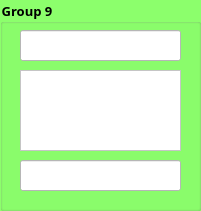
   <widget class="QGroupBox" name="groupBox_11">
    <property name="geometry">
     <rect>
      <x>760</x>
      <y>250</y>
      <width>201</width>
      <height>211</height>
     </rect>
    </property>
    <property name="font">
     <font>
      <family>Mongolian Baiti</family>
      <pointsize>10</pointsize>
      <weight>75</weight>
      <bold>true</bold>
     </font>
    </property>
    <property name="styleSheet">
     <string notr="true">background-color: rgb(140, 255, 108);
boder-radius: 10px;</string>
    </property>
    <property name="title">
     <string>Group 1</string>
    </property>
    <widget class="QLineEdit" name="lineEdit_27">
     <property name="geometry">
      <rect>
       <x>20</x>
       <y>30</y>
       <width>161</width>
       <height>31</height>
      </rect>
     </property>
     <property name="styleSheet">
      <string notr="true">background-color: rgb(255, 255, 255);</string>
     </property>
    </widget>
    <widget class="QTextEdit" name="textEdit_14">
     <property name="geometry">
      <rect>
       <x>20</x>
       <y>70</y>
       <width>161</width>
       <height>81</height>
      </rect>
     </property>
     <property name="styleSheet">
      <string notr="true">background-color: rgb(255, 255, 255);</string>
     </property>
     <property name="html">
      <string>&lt;!DOCTYPE HTML PUBLIC &quot;-//W3C//DTD HTML 4.0//EN&quot; &quot;http://www.w3.org/TR/REC-html40/strict.dtd&quot;&gt;
&lt;html&gt;&lt;head&gt;&lt;meta name=&quot;qrichtext&quot; content=&quot;1&quot; /&gt;&lt;style type=&quot;text/css&quot;&gt;
p, li { white-space: pre-wrap; }
&lt;/style&gt;&lt;/head&gt;&lt;body style=&quot; font-family:'MS Shell Dlg 2'; font-size:7.8pt; font-weight:400; font-style:normal;&quot;&gt;
&lt;p style=&quot;-qt-paragraph-type:empty; margin-top:0px; margin-bottom:0px; margin-left:0px; margin-right:0px; -qt-block-indent:0; text-indent:0px;&quot;&gt;&lt;br /&gt;&lt;/p&gt;&lt;/body&gt;&lt;/html&gt;</string>
     </property>
    </widget>
    <widget class="QLineEdit" name="lineEdit_28">
     <property name="geometry">
      <rect>
       <x>20</x>
       <y>160</y>
       <width>161</width>
       <height>31</height>
      </rect>
     </property>
     <property name="styleSheet">
      <string notr="true">background-color: rgb(255, 255, 255);</string>
     </property>
     <property name="alignment">
      <set>Qt::AlignCenter</set>
     </property>
    </widget>
    <widget class="QGroupBox" name="groupBox_12">
     <property name="geometry">
      <rect>
       <x>0</x>
       <y>0</y>
       <width>201</width>
       <height>211</height>
      </rect>
     </property>
     <property name="font">
      <font>
       <family>Mongolian Baiti</family>
       <pointsize>10</pointsize>
       <weight>75</weight>
       <bold>true</bold>
      </font>
     </property>
     <property name="styleSheet">
      <string notr="true">background-color: rgb(140, 255, 108);</string>
     </property>
     <property name="title">
      <string>Group 9</string>
     </property>
     <widget class="QLineEdit" name="lineEdit_29">
      <property name="geometry">
       <rect>
        <x>20</x>
        <y>30</y>
        <width>161</width>
        <height>31</height>
       </rect>
      </property>
      <property name="styleSheet">
       <string notr="true">background-color: rgb(255, 255, 255);</string>
      </property>
     </widget>
     <widget class="QTextEdit" name="textEdit_15">
      <property name="geometry">
       <rect>
        <x>20</x>
        <y>70</y>
        <width>161</width>
        <height>81</height>
       </rect>
      </property>
      <property name="styleSheet">
       <string notr="true">background-color: rgb(255, 255, 255);</string>
      </property>
      <property name="html">
       <string>&lt;!DOCTYPE HTML PUBLIC &quot;-//W3C//DTD HTML 4.0//EN&quot; &quot;http://www.w3.org/TR/REC-html40/strict.dtd&quot;&gt;
&lt;html&gt;&lt;head&gt;&lt;meta name=&quot;qrichtext&quot; content=&quot;1&quot; /&gt;&lt;style type=&quot;text/css&quot;&gt;
p, li { white-space: pre-wrap; }
&lt;/style&gt;&lt;/head&gt;&lt;body style=&quot; font-family:'MS Shell Dlg 2'; font-size:7.8pt; font-weight:400; font-style:normal;&quot;&gt;
&lt;p style=&quot;-qt-paragraph-type:empty; margin-top:0px; margin-bottom:0px; margin-left:0px; margin-right:0px; -qt-block-indent:0; text-indent:0px;&quot;&gt;&lt;br /&gt;&lt;/p&gt;&lt;/body&gt;&lt;/html&gt;</string>
      </property>
     </widget>
     <widget class="QLineEdit" name="lineEdit_30">
      <property name="geometry">
       <rect>
        <x>20</x>
        <y>160</y>
        <width>161</width>
        <height>31</height>
       </rect>
      </property>
      <property name="styleSheet">
       <string notr="true">background-color: rgb(255, 255, 255);</string>
      </property>
      <property name="alignment">
       <set>Qt::AlignCenter</set>
      </property>
     </widget>
    </widget>
   </widget>
